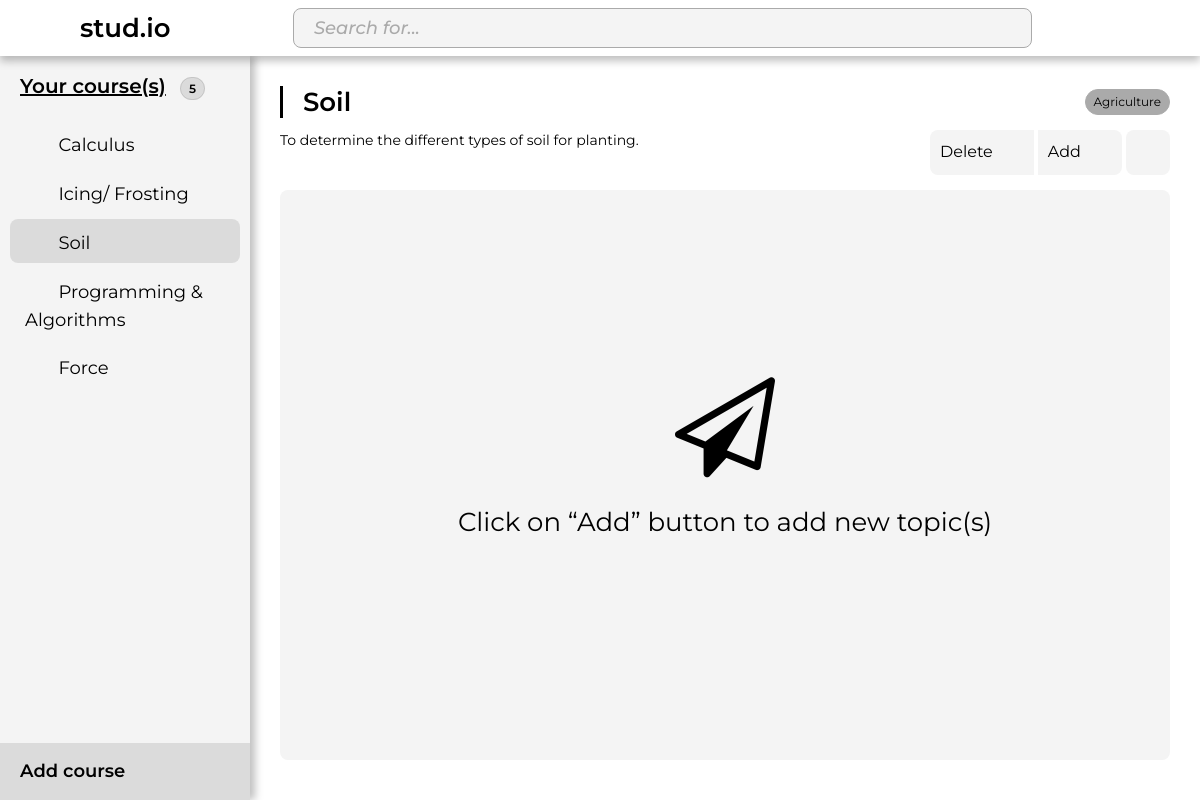
Page /Dev/Dashboard?id=4 (signed in) on the committed database.
### tables this page shows
CREATE TABLE `course` (
  `course_ID` int(11) NOT NULL,
  `c_name` varchar(100) NOT NULL,
  `c_description` varchar(150) NOT NULL,
  `c_type_ID` int(11) DEFAULT NULL,
  `user_ID` int(11) NOT NULL
);

CREATE TABLE `course_type` (
  `c_type_ID` int(11) NOT NULL,
  `c_type` varchar(50) NOT NULL
);

### Dev/Dashboard/sidebar.php (shortened to what this page needs)
<?php
include '../config.php';
$query = mysqli_query($conn, "SELECT * FROM course where user_ID='$_SESSION[id]';");
$count = mysqli_num_rows($query);
?>
<div class="sidebar">
  <div class="header-box">
    <span class="header">Your course(s)</span>
    <span class="course-badge"><?php echo $count; ?></span>
  </div>
  <ul id="course-lists" class="course-lists list-unstyled">
    <?php
    if ($count != '0') {
      while ($row = mysqli_fetch_array($query)) {
        $id = $row['course_ID'];
        if ($id == $_GET['id']) { ?>
          <li class="course active"><?php
        } else { ?>
          <li class="course"><?php
        }?>
          <a href="<?php echo '?id='.$id; ?>" class="course-list text-decoration-none d-block">
            <span class="course-title">
              <i class="fal fa-regular fa-book"></i>
              <?php echo $row['c_name']; ?>
            </span>
          </a>
        </li>
    <?php
      }
    }
    ?>
  </ul>
  <ul id="course-add" class="course-add list-unstyled">
    <li class=""><a class="text-decoration-none d-flex justify-content-between">Add course<i class="fal fa-solid fa-plus"></i></a></li>
  </ul>
</div>

### Dev/Dashboard/course.php (shortened to what this page needs)
<?php
include '../config.php';
$get_id = $_GET['id'];
$user_ID = "$_SESSION[id]";
$sql = "SELECT * FROM course where user_ID='$user_ID' AND course_ID='$get_id';";
$result = $conn->query($sql);
$c_name = $c_description = $c_type_ID = "";
if ($result->num_rows > 0) {
    while ($row = $result->fetch_assoc()) {
        $c_name = $row["c_name"];
        $c_description = $row["c_description"];
        $c_type_ID = $row["c_type_ID"];
    }
}
$query = "SELECT * FROM course_type where c_type_ID='$c_type_ID';";
$result = $conn->query($query);
$c_type = "";
if ($result->num_rows > 0) {
    while ($row = $result->fetch_assoc()) {
        $c_type = $row["c_type"];
    }
}
?>
<div class="dashboard-container">
    <div class="dashboard-header">
        <div class="dashboard-title-box">
            <span id="course-header-title" class="course-header-title" contenteditable="true" data-toggle="tooltip" data-placement="left" title="Click to edit course title" value=><?php echo $c_name; ?></span>
            <span class="course-type"><?php echo $c_type; ?></span>
        </div>
        <div class="dashboard-description-box">
            <span id="course-description" class="course-description" contenteditable="true" data-toggle="tooltip" data-placement="left" title="Click to edit course description"><?php echo $c_description; ?></span>
            <div class="dashboard-action-buttons-box">
                <div class="dashboard-action-buttons">
                    <button id="course-delete" class="action-btn" type="button" data-id="<?php echo $get_id; ?>" onclick="deleteCourse(<?php echo $get_id; ?>)">
                        Delete <i class="fal fa-regular fa-trash"></i>
                    </button>
                    <button id="topic-add" class="action-btn" type="button">
                        Add <i class="fal fa-regular fa-plus"></i>
                    </button>
                </div>
                <div class="dashboard-action-buttons">
                    <button id="viewButton" class="dashboard-action-button action-btn" type="button" onclick="changeView()">
                        <i class="fal fa-regular fa-list"></i>
                    </button>
                </div>
            </div>
        </div>
    </div>
    <div id="dashboard-content" class="dashboard-content">
        <?php
        include '../config.php';
        $get_id = $_GET['id'];
        $query = mysqli_query($conn, "SELECT * FROM topic where course_ID='$get_id';");
        $count = mysqli_num_rows($query);
        if ($count != '0') {
            include 'topic.php';
        } else {
            include 'topic_invalid.php';
        }
        ?>
    </div>
</div>

### Style/style.css (style rules this page uses)
* { margin: 0; padding: 0; font-family: 'Montserrat'; color: var(--font); }

### Style/index.css (style rules this page uses)
body { background: var(--bg) !important; }
.fal { font-size: 24px; display: inline-flex !important; align-items: center; }
.action-btn { border-radius: 0px; border: none; background-color: var(--action-btn-bg); color: var(--action-btn-font); font-size: 16px; padding: 10px; outline: none; }
.action-btn:first-child { border-radius: 8px 0 0 8px; }
.action-btn:last-child { border-radius: 0 8px 8px 0; }
.action-btn .fal { vertical-align: middle; margin-left: 8px; }

### Style/Dashboard/dashboard.css (style rules this page uses)
.dashboard-container { width: 100%; height: 100%; padding: 30px; }
.dashboard-header { width: 100%; margin-bottom: 10px; }
.dashboard-title-box { width: 100%; display: inline-flex; justify-content: space-between; border-left: 3px solid var(--font); margin-bottom: 10px; }
.dashboard-description-box { width: 100%; display: inline-flex; justify-content: space-between; margin-bottom: 5px; }
.course-header-title { font: var(--font); font-weight: 600; font-size: 26px; margin-left: 20px; align-self: center; line-height: normal; max-width: 50%; overflow: hidden; text-overflow: ellipsis; display: -webkit-box; -webkit-line-clamp: 1; line-clamp: 1; -webkit-box-orient: vertical; }
.course-description { font-size: 14px; max-width: calc(60% - 60px); overflow: hidden; text-overflow: ellipsis; display: -webkit-box; -webkit-line-clamp: 2; line-clamp: 2; -webkit-box-orient: vertical; }
.course-type { background: var(--textbox-border); border: 1px solid var(--textbox-border); border-radius: 18px; font-size: 12px; color: var(--font); height: max-content; padding: 3px 8px; align-self: center; }
.dashboard-action-buttons-box { float: right; }
.dashboard-action-buttons { display: inline; }
.dashboard-action-button { border-radius: 8px !important; }
.dashboard-action-button .fal { margin: 0; width: 24px; justify-content: center; }
.dashboard-content { height: calc(100vh - 230px); background-color: var(--container-bg-1); border-radius: 8px; padding: 10px; overflow-y: overlay; display: flex; text-align: center; align-content: flex-start; flex-wrap: wrap; }

### Style/Theme/light.css (style rules this page uses)
.light { --bg: #fff; --font: #000; --font-hover: #bf1818; --icon: #000; --icon-hover: #bf1818; --icon-disabled: #aaa; --box-shadow: 0px 4px 4px 0px rgba(0, 0, 0, 0.25); --header-bg: #fff; --header-dropdown-bg: #f4f4f4; --header-dropdown-bg-hover: #fff; --sidebar-bg: #f4f4f4; --sidebar-item-bg-selected: rgba(0, 0, 0, 0.1); --sidebar-item-bg-hover: rgba(0, 0, 0, 0.3); --sidebar-button-bg: rgba(0, 0, 0, 0.1); --sidebar-button-bg-hover: rgba(0, 0, 0, 0.3); --searchbar-bg: #f4f4f4; --searchbar-border: #aaa; --searchbar-icon: #aaa; --searchbar-placeholder: #aaa; --searchbar-cancel-opacity: 0.3; --textbox-bg: #f4f4f4; --textbox-border: #aaa; --textbox-icon: var(--icon); --textbox-placeholder: #aaa; --table-border-bottom: #d4d4d4; --table-bg-hover: #0000001A; --primary-btn-bg: #bf1818; --primary-btn-bg-hover: #000; --primary-btn-bg-disabled: #404040; --primary-btn-border: #bf1818; --primary-btn-border-hover: #000; --primary-btn-border-disabled: #404040; --primary-btn-font: #fff; --primary-btn-font-hover: #fff; --primary-btn-font-disabled: #eee; --secondary-btn-bg: transparent; --secondary-btn-border: #bf1818; --secondary-btn-border-hover: #000; --secondary-btn-border-disabled: #404040; --secondary-btn-font: #bf1818; --secondary-btn-font-hover: #000; --secondary-btn-font-disabled: #404040; --action-btn-bg: #f4f4f4; --action-btn-bg-hover: #aaa; --action-btn-bg-disabled: #f4f4f4; --action-btn-font: #000; --action-btn-font-hover: #000; --action-btn-font-disabled: #aaa; --popup-bg: rgba(0, 0, 0, 0.6); --container-bg-1: #F4F4F4; --container-bg-2: #aaa; }

### rows in the picture
course: c_name "Calculus"
course: c_name "Icing/ Frosting"
course: c_name "Soil", c_description "To determine the different types of soil for planting."
course: c_name "Programming & Algorithms"
course: c_name "Force"
course_type: c_type "Agriculture"

### other values in the picture
$count "5"
